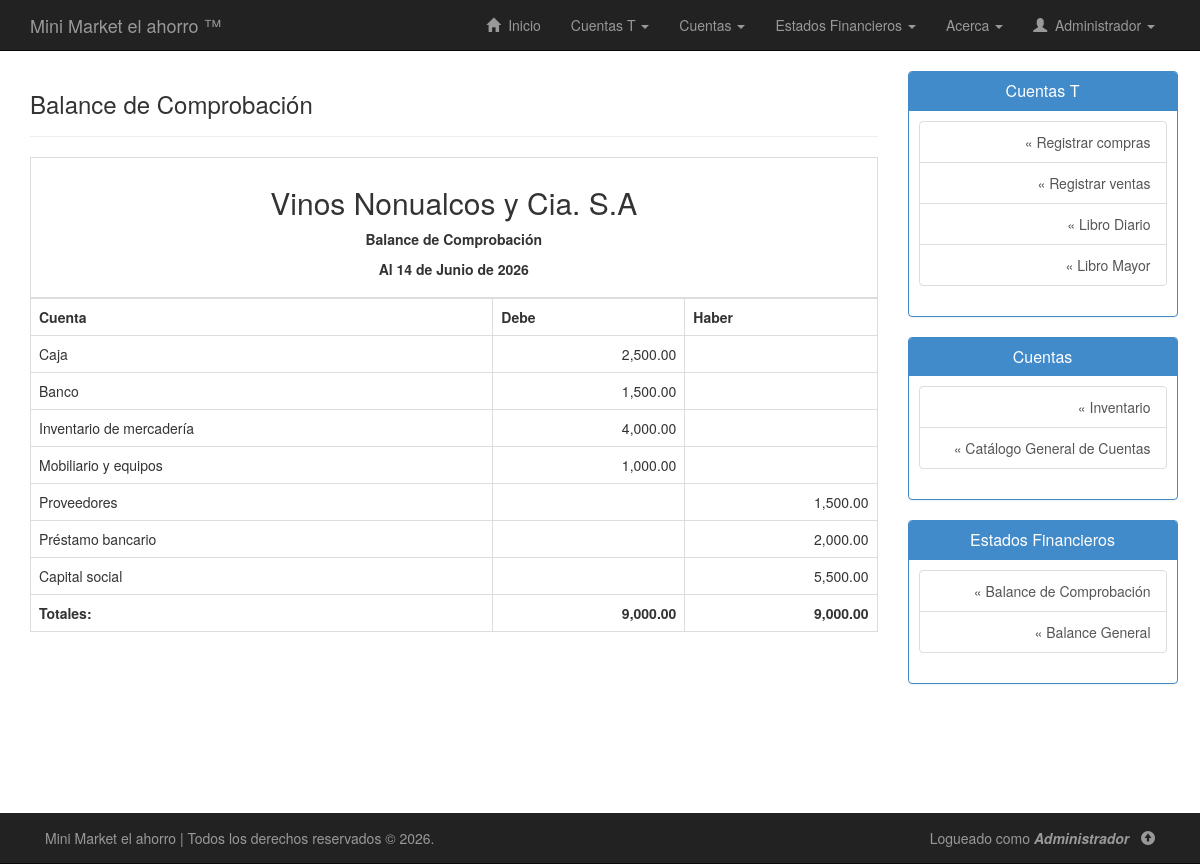
The app's page /php/balance-comprobacion.php (signed in), older data.
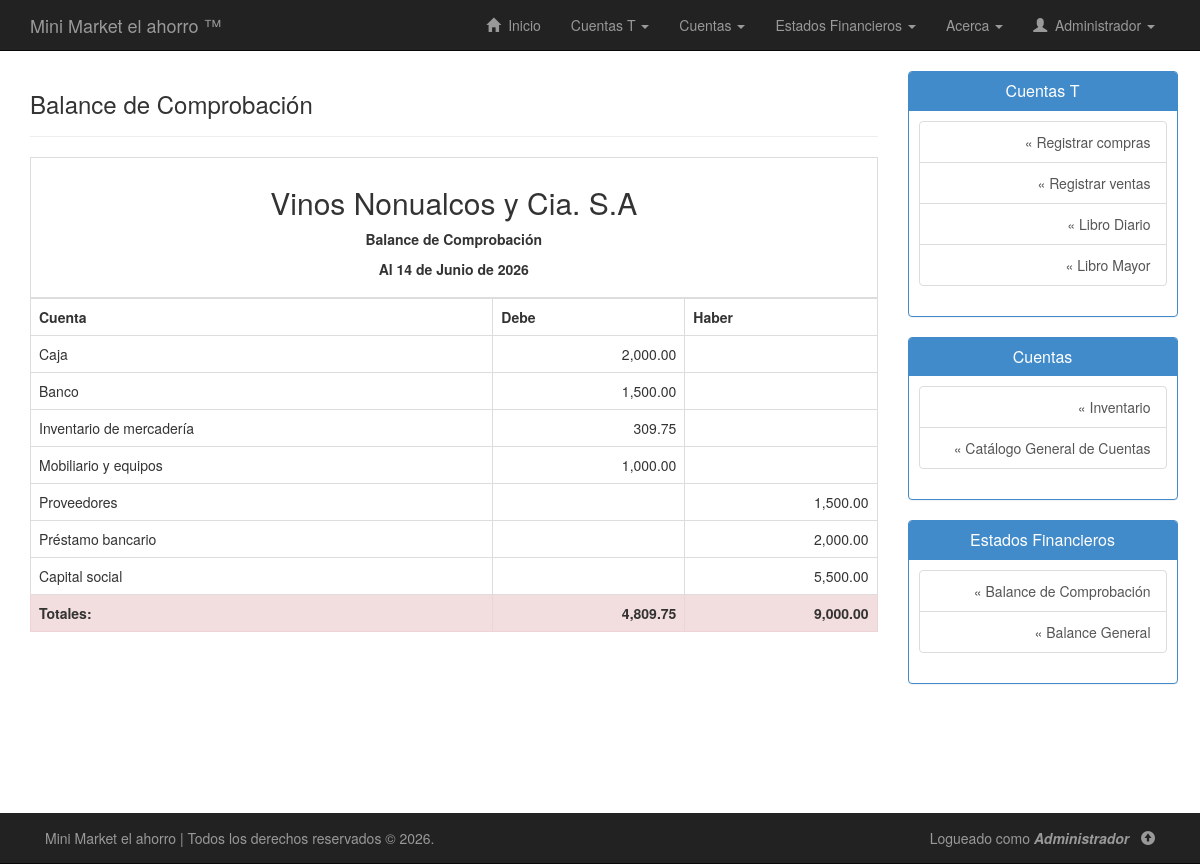
The same page, newer data.
### tables this page shows
CREATE TABLE `cuentas` (
  `codigo_cuenta` varchar(20) NOT NULL,
  `subgrupo` varchar(20) DEFAULT NULL,
  `nombre_cuenta` varchar(50) NOT NULL,
  `tiene_subcuenta` enum('Si','No') NOT NULL,
  `descripcion_cuenta` varchar(255) DEFAULT NULL,
  `saldo_debe` double NOT NULL,
  `saldo_haber` double NOT NULL
);

### php/balance-comprobacion.php (the view, shortened to what this page needs)
<!DOCTYPE html>
<html lang="es">
<head>
	<link rel="stylesheet" type="text/css" href="../css/bootstrap.min.css"/>
	<link rel="stylesheet" type="text/css" href="../css/estilos.css"/>
</head>
<body>
	<?php include("nav.php"); ?>
	<div class="container" id="contenido">
		<div class="row row-offcanvas row-offcanvas-right">
			<div class="col-xs-12 col-sm-9">
				<div class="page-header">
        			<h3>Balance de Comprobación</h3>
        		</div>
        		<div class="row">
        			<div class="container">
        				<table class="table table-bordered table-hover">
        					<thead>
								<tr>
									<th colspan="4">
										<h2 class="text-center">Vinos Nonualcos y Cia. S.A</h2>
										<p align="center">
											<strong>Balance de Comprobación</strong>
										</p>
										<p align="center">
										</p>
									</th>
								</tr>
							</thead>
							<tbody>
								<tr>
									<th>Cuenta</th>
									<th>Debe</th>
									<th>Haber</th>
								</tr>
								<?php
								if(!isset($conexion)){
									include("conexion.php");
									$sql = "SELECT * FROM cuentas";
									$ejecutar = $conexion->query($sql);
									while($regs = $ejecutar->fetch_assoc()){
										echo "<tr>";
										echo "<td>".utf8_encode($regs["nombre_cuenta"])."</td>";
										if($regs["saldo_debe"]==0){
											echo "<td></td>";
										} else {
											echo "<td class='text-right'>".number_format($regs["saldo_debe"],2)."</td>";
										}
										if($regs["saldo_haber"]==0){
											echo "<td></td>";
										} else {
											echo "<td class='text-right'>".number_format($regs["saldo_haber"],2)."</td>";
										}
										echo "</tr>";
									}
									$sql = "SELECT SUM(saldo_debe) sumadebe, SUM(saldo_haber) sumahaber FROM cuentas";
									$ejecutar = $conexion->query($sql);
									echo "<tr>";
									while($reg = $ejecutar->fetch_assoc()){
										if($reg["sumadebe"]!=$reg["sumahaber"]){
											echo "<td class='danger'><strong>Totales:</strong> </td>";
											echo "<td class='text-right danger'><strong>".number_format($reg["sumadebe"],2)."</strong></td>";
											echo "<td class='text-right danger'><strong>".number_format($reg["sumahaber"],2)."</strong></td>";
										} else {
											echo "<td><strong>Totales:</strong> </td>";
											echo "<td class='text-right'><strong>".number_format($reg["sumadebe"],2)."</strong></td>";
											echo "<td class='text-right'><strong>".number_format($reg["sumahaber"],2)."</strong></td>";
										}
									}
									echo "</tr>";
								}
								?>
							</tbody>
        				</table>
        			</div>
        		</div>
        	</div>
        	<?php include("sidebar.php"); ?>
        </div>
    </div>
	<?php include("footer.php"); ?>
</body>
</html>

Row changes from the older to the newer data that the page shows:
changed cuentas "Caja": saldo_debe "2,500.00" → "2,000.00"
changed cuentas "Inventario de mercadería": saldo_debe "4,000.00" → "309.75"
Text that changed along with them:
new list line: "Totales: 4,809.75 9,000.00"
list line gone: "Totales: 9,000.00 9,000.00"
